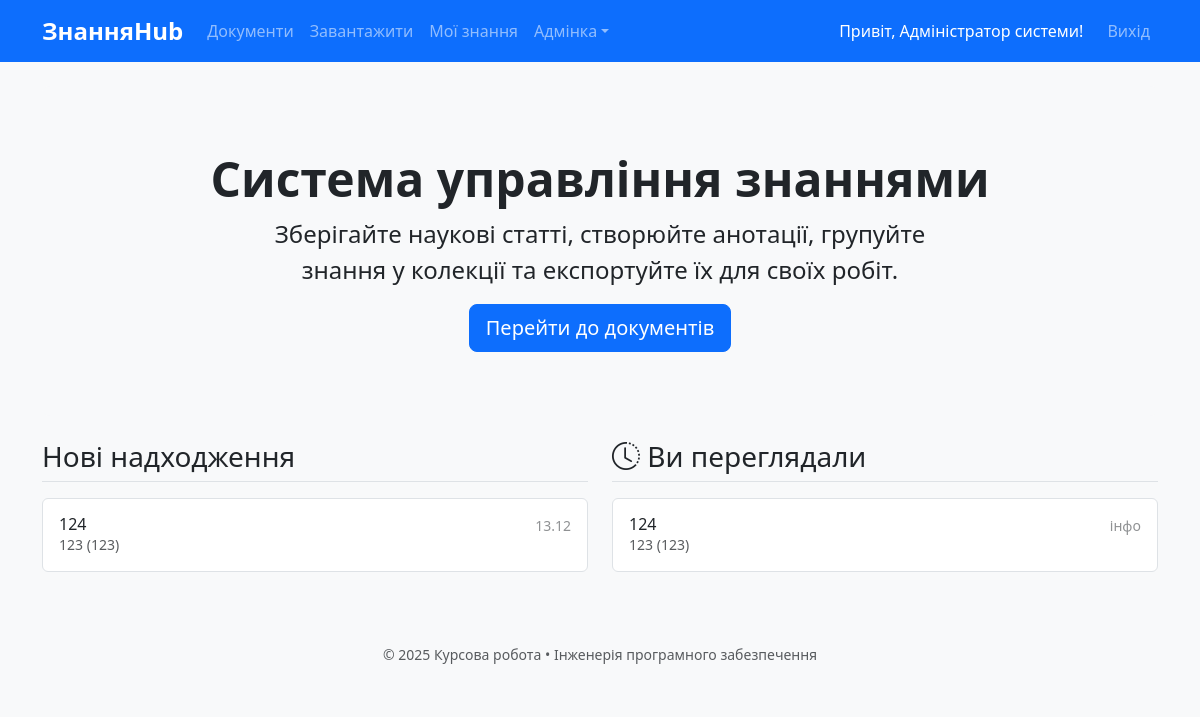
Page / (signed in) on the earlier database version.
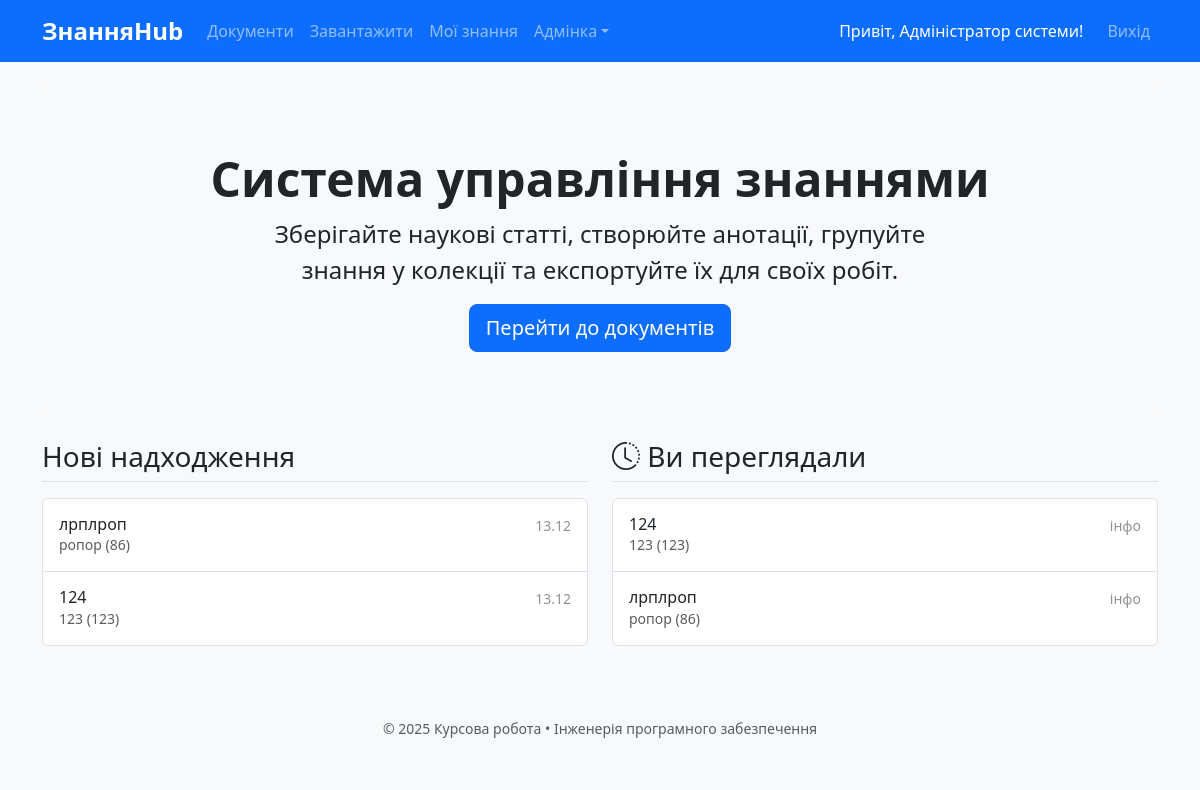
Same page on the later database version.
### models.py (models this page shows)
class Document(db.Model):
    id = db.Column(db.Integer, primary_key=True)
    title = db.Column(db.String(300), nullable=False)
    authors = db.Column(db.Text)
    year = db.Column(db.Integer)
    source = db.Column(db.Text)
    doc_type = db.Column(db.String(50))
    original_filename = db.Column(db.String(300), nullable=False)
    stored_filename = db.Column(db.String(200), nullable=False, unique=True)
    uploaded_at = db.Column(db.DateTime, default=datetime.utcnow)
    uploaded_by = db.Column(db.Integer, db.ForeignKey('user.id'))
    user = db.relationship('User', backref='documents')

### app.py (the view)
    @app.route('/')
    def index():
        recent_uploads = Document.query.order_by(Document.uploaded_at.desc()).limit(10).all()
        return render_template('index.html', recent=recent_uploads)

### templates/index.html (shortened to what this page needs)
{% extends "base.html" %}
{% block content %}
<div class="p-5 mb-4 bg-light rounded-3 text-center">
    <div class="container-fluid py-3">
        <h1 class="display-5 fw-bold">Система управління знаннями</h1>
        <p class="col-md-8 fs-4 mx-auto">Зберігайте наукові статті, створюйте анотації, групуйте знання у колекції та експортуйте їх для своїх робіт.</p>
        {% if not current_user.is_authenticated %}
            <a href="{{ url_for('register') }}" class="btn btn-primary btn-lg" type="button">Почати роботу</a>
        {% else %}
            <a href="{{ url_for('document_list') }}" class="btn btn-primary btn-lg" type="button">Перейти до документів</a>
        {% endif %}
    </div>
</div>
<div class="row g-4">
    <div class="col-md-6">
        <h3 class="mb-3 border-bottom pb-2">Нові надходження</h3>
        <div class="list-group">
            {% for doc in recent %}
            <a href="{{ url_for('document_detail', doc_id=doc.id) }}" class="list-group-item list-group-item-action d-flex gap-3 py-3" aria-current="true">
                <div class="d-flex gap-2 w-100 justify-content-between">
                    <div>
                        <h6 class="mb-0">{{ doc.title }}</h6>
                        <p class="mb-0 opacity-75 small">{{ doc.authors }} ({{ doc.year }})</p>
                    </div>
                    <small class="opacity-50 text-nowrap">{{ doc.uploaded_at.strftime('%d.%m') }}</small>
                </div>
            </a>
            {% endfor %}
        </div>
    </div>
    {% if current_user.is_authenticated %}
    <div class="col-md-6">
        <h3 class="mb-3 border-bottom pb-2">
            <i class="bi bi-clock-history"></i> Ви переглядали
        </h3>
        <div class="list-group">
            {% if recently_viewed_docs %}
                {% for doc in recently_viewed_docs %}
                <a href="{{ url_for('document_detail', doc_id=doc.id) }}" class="list-group-item list-group-item-action d-flex gap-3 py-3">
                    <div class="d-flex gap-2 w-100 justify-content-between">
                        <div>
                            <h6 class="mb-0">{{ doc.title }}</h6>
                            <p class="mb-0 opacity-75 small">{{ doc.authors }} ({{ doc.year or '-' }})</p>
                        </div>
                        <small class="opacity-50 text-nowrap">інфо</small>
                    </div>
                </a>
                {% endfor %}
            {% else %}
                <div class="list-group-item text-muted text-center py-4">
                    Історія переглядів порожня
                </div>
            {% endif %}
        </div>
    </div>
    {% endif %}
</div>
{% endblock %}

Differences in the rows shown:
added Document: title "лрплроп", authors "ропор", year "86", uploaded_at "13.12"
